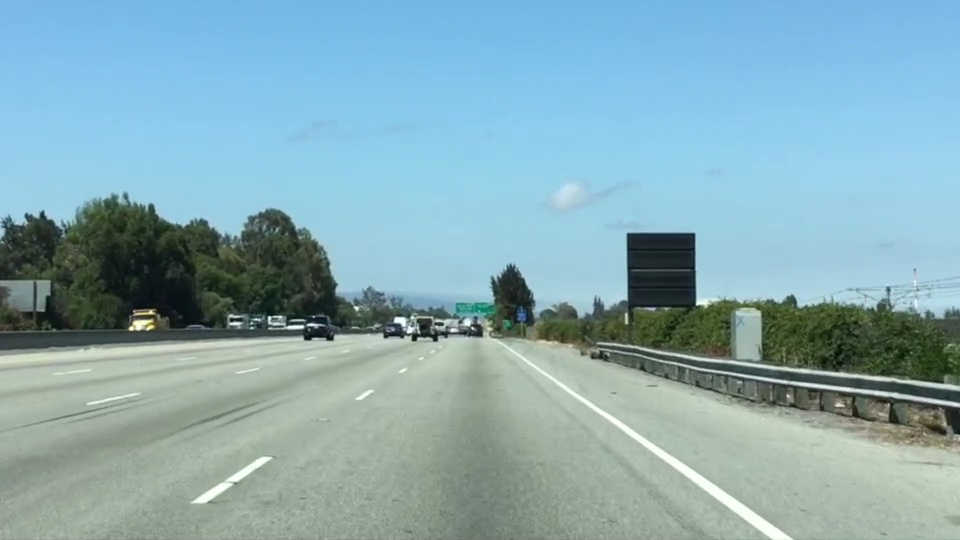
#> input picture medias/test.jpg, 960 x 540 px
$ python color_region.py
#> lines starting #> are read from the running program, lines starting #| are printed output that depends on the picture; after the words box and inside, x2 and y2 are one past the last pixel; in counts of white or black regions, pixels touching at a corner belong together
from matplotlib import pyplot as plt
from pathlib import Path
import numpy as np

if __name__ == "__main__":
    img_path = Path("../medias/test.jpg")
    img = plt.imread(img_path)
#> img is the input picture: shape (540, 960, 3); mean R, G, B 135.5, 171.1, 179.2
    image_selection = np.copy(img)

    # Color thresholding
    red_threshold = 220
    green_threshold = 220
    blue_threshold = 220
    rgb_threshold = [red_threshold, green_threshold, blue_threshold]
    color_thresholds = (img[:, :, 0] < rgb_threshold[0]) \
                     | (img[:, :, 1] < rgb_threshold[1]) \
                     | (img[:, :, 2] < rgb_threshold[2])
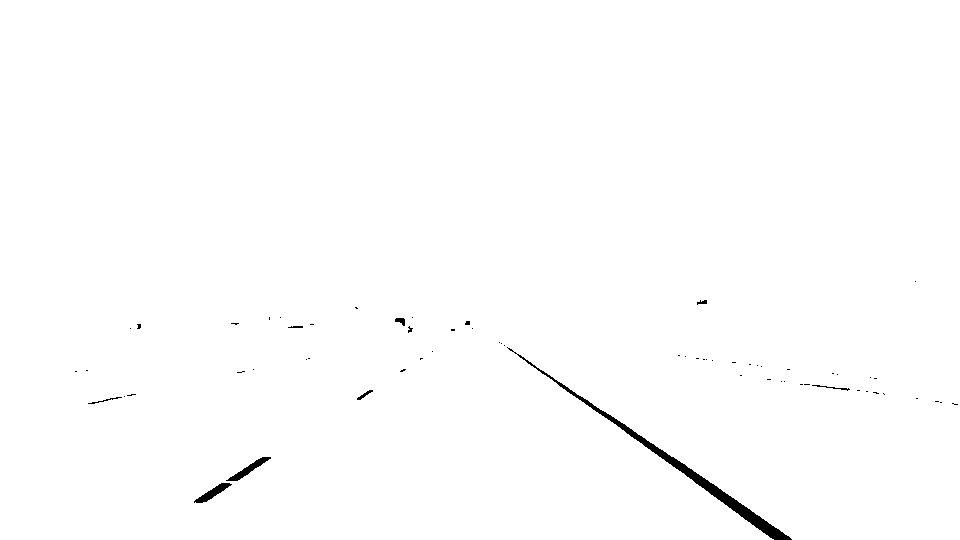
#> color_thresholds: shape (540, 960) bool; 99.4% white; 65 black regions (56 under 20 px), largest, box (x1, y1, x2, y2) and area: (507, 347, 792, 540) 2108, (226, 457, 271, 481) 276, (194, 483, 232, 503) 259

    # Region thresholding
    left_bottom = [0, 539]
    right_bottom = [900, 539]
    apex = [400, 0]
    fit_left = np.polyfit((left_bottom[0], apex[0]), (left_bottom[1], apex[1]), 1)
    fit_right = np.polyfit((right_bottom[0], apex[0]), (right_bottom[1], apex[1]), 1)
    fit_bottom = np.polyfit((left_bottom[0], right_bottom[0]), (left_bottom[1], right_bottom[1]), 1)
    XX, YY = np.meshgrid(np.arange(0, img.shape[1]), np.arange(0, img.shape[0]))
    region_thresholds = (YY > (XX * fit_left[0] + fit_left[1])) \
                      & (YY > (XX * fit_right[0] + fit_right[1])) \
                      & (YY < (XX * fit_bottom[0] + fit_bottom[1]))
    image_selection[~color_thresholds & region_thresholds] = [255, 0, 0]
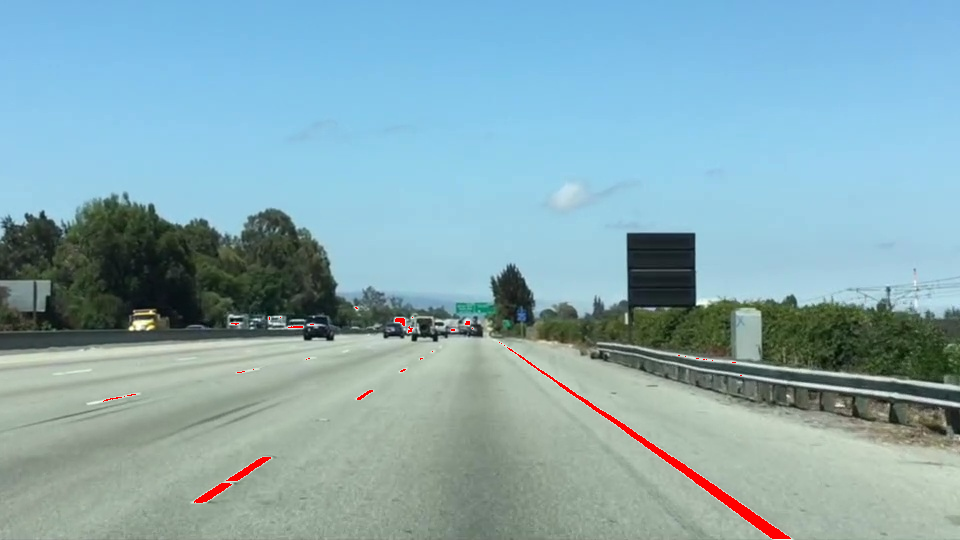
#> image_selection: shape (540, 960, 3); 0.56% of pixels changed, all inside (x1, y1, x2, y2) = (103, 307, 791, 539)

    # Plot
    fig, ax = plt.subplots(1, 2, figsize = (10, 3))
    ax[0].imshow(img)
    ax[1].imshow(image_selection)
    plt.show()
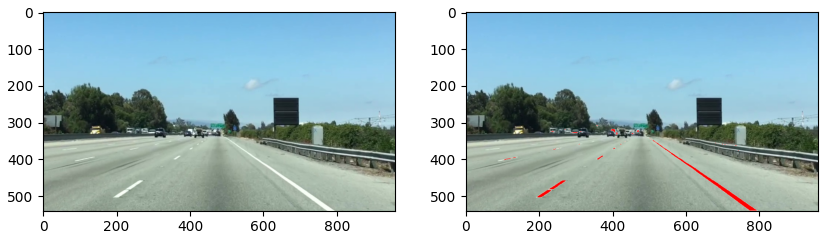
#> figure drawn by matplotlib, 2 panels
